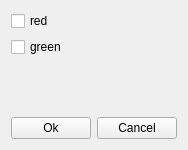
<?xml version="1.0" encoding="UTF-8"?>
<ui version="4.0">
 <class>ButtonForm</class>
 <widget class="QWidget" name="ButtonForm">
  <property name="geometry">
   <rect>
    <x>0</x>
    <y>0</y>
    <width>180</width>
    <height>150</height>
   </rect>
  </property>
  <property name="windowTitle">
   <string>Choose Colors</string>
  </property>
  <layout class="QVBoxLayout" name="top_vlayout">
   <item>
    <widget class="QCheckBox" name="red_checkbox">
     <property name="text">
      <string>red</string>
     </property>
    </widget>
   </item>
   <item>
    <widget class="QCheckBox" name="green_checkbox">
     <property name="text">
      <string>green</string>
     </property>
    </widget>
   </item>
   <item>
    <spacer name="vertical_spacer">
     <property name="orientation">
      <enum>Qt::Vertical</enum>
     </property>
     <property name="sizeHint" stdset="0">
      <size>
       <width>20</width>
       <height>40</height>
      </size>
     </property>
    </spacer>
   </item>
   <item>
    <layout class="QHBoxLayout" name="bottom_hlayout">
     <item>
      <widget class="QPushButton" name="ok_button">
       <property name="text">
        <string>Ok</string>
       </property>
      </widget>
     </item>
     <item>
      <widget class="QPushButton" name="cancel_button">
       <property name="text">
        <string>Cancel</string>
       </property>
      </widget>
     </item>
    </layout>
   </item>
  </layout>
 </widget>
 <resources/>
 <connections/>
</ui>
